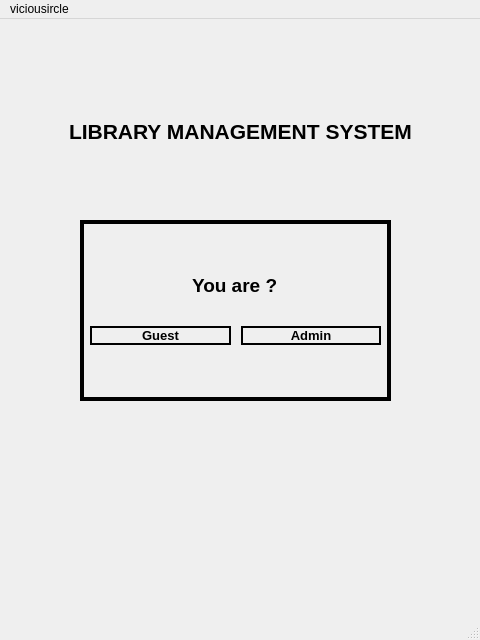
<?xml version="1.0" encoding="UTF-8"?>
<ui version="4.0">
 <class>MainWindow</class>
 <widget class="QMainWindow" name="MainWindow">
  <property name="geometry">
   <rect>
    <x>0</x>
    <y>0</y>
    <width>480</width>
    <height>640</height>
   </rect>
  </property>
  <property name="minimumSize">
   <size>
    <width>480</width>
    <height>640</height>
   </size>
  </property>
  <property name="maximumSize">
   <size>
    <width>480</width>
    <height>640</height>
   </size>
  </property>
  <property name="windowTitle">
   <string>MainWindow</string>
  </property>
  <widget class="QWidget" name="centralwidget">
   <widget class="QWidget" name="verticalLayoutWidget">
    <property name="geometry">
     <rect>
      <x>20</x>
      <y>100</y>
      <width>441</width>
      <height>391</height>
     </rect>
    </property>
    <layout class="QVBoxLayout" name="verticalLayout">
     <item alignment="Qt::AlignHCenter">
      <widget class="QLabel" name="logo">
       <property name="font">
        <font>
         <pointsize>16</pointsize>
         <bold>true</bold>
        </font>
       </property>
       <property name="text">
        <string>LIBRARY MANAGEMENT SYSTEM</string>
       </property>
      </widget>
     </item>
     <item>
      <spacer name="horizontalSpacer">
       <property name="orientation">
        <enum>Qt::Horizontal</enum>
       </property>
       <property name="sizeHint" stdset="0">
        <size>
         <width>40</width>
         <height>20</height>
        </size>
       </property>
      </spacer>
     </item>
     <item>
      <widget class="QStackedWidget" name="login_widget">
       <property name="styleSheet">
        <string notr="true"/>
       </property>
       <property name="currentIndex">
        <number>1</number>
       </property>
       <widget class="QWidget" name="page_admin">
        <widget class="QFrame" name="frame">
         <property name="geometry">
          <rect>
           <x>20</x>
           <y>50</y>
           <width>401</width>
           <height>241</height>
          </rect>
         </property>
         <property name="styleSheet">
          <string notr="true"/>
         </property>
         <property name="frameShape">
          <enum>QFrame::Box</enum>
         </property>
         <property name="frameShadow">
          <enum>QFrame::Plain</enum>
         </property>
         <property name="lineWidth">
          <number>4</number>
         </property>
         <widget class="QWidget" name="verticalLayoutWidget_3">
          <property name="geometry">
           <rect>
            <x>20</x>
            <y>20</y>
            <width>361</width>
            <height>129</height>
           </rect>
          </property>
          <layout class="QVBoxLayout" name="verticalLayout_3">
           <item>
            <widget class="QLabel" name="text_2">
             <property name="font">
              <font>
               <pointsize>12</pointsize>
               <bold>true</bold>
              </font>
             </property>
             <property name="text">
              <string>Admin ID</string>
             </property>
            </widget>
           </item>
           <item>
            <widget class="QLineEdit" name="input_id">
             <property name="styleSheet">
              <string notr="true">border: 2px solid black;
color: rgb(0, 0, 0);
padding: 0 10px 0 10px ;
</string>
             </property>
             <property name="maxLength">
              <number>6</number>
             </property>
             <property name="frame">
              <bool>true</bool>
             </property>
             <property name="placeholderText">
              <string>Enter your ID - 6 numbers</string>
             </property>
            </widget>
           </item>
           <item>
            <widget class="QLabel" name="text_3">
             <property name="font">
              <font>
               <pointsize>12</pointsize>
               <bold>true</bold>
              </font>
             </property>
             <property name="text">
              <string>Password</string>
             </property>
            </widget>
           </item>
           <item>
            <widget class="QLineEdit" name="input_pass">
             <property name="styleSheet">
              <string notr="true">border: 2px solid black;
color: rgb(0, 0, 0);
padding: 0 10px 0 10px ;
</string>
             </property>
             <property name="maxLength">
              <number>20</number>
             </property>
             <property name="echoMode">
              <enum>QLineEdit::Password</enum>
             </property>
             <property name="placeholderText">
              <string>Enter your password</string>
             </property>
            </widget>
           </item>
          </layout>
         </widget>
         <widget class="QWidget" name="horizontalLayoutWidget">
          <property name="geometry">
           <rect>
            <x>20</x>
            <y>160</y>
            <width>351</width>
            <height>41</height>
           </rect>
          </property>
          <layout class="QHBoxLayout" name="horizontalLayout_2">
           <item>
            <spacer name="verticalSpacer_7">
             <property name="orientation">
              <enum>Qt::Vertical</enum>
             </property>
             <property name="sizeHint" stdset="0">
              <size>
               <width>20</width>
               <height>40</height>
              </size>
             </property>
            </spacer>
           </item>
           <item>
            <widget class="QPushButton" name="backBtn_1">
             <property name="font">
              <font>
               <bold>true</bold>
              </font>
             </property>
             <property name="cursor">
              <cursorShape>PointingHandCursor</cursorShape>
             </property>
             <property name="styleSheet">
              <string notr="true">border: 2px solid black;
color: rgb(0, 0, 0);
padding: 0 10px 0 10px ;
</string>
             </property>
             <property name="text">
              <string>Back</string>
             </property>
             <property name="checkable">
              <bool>false</bool>
             </property>
             <property name="autoDefault">
              <bool>false</bool>
             </property>
             <property name="default">
              <bool>false</bool>
             </property>
             <property name="flat">
              <bool>false</bool>
             </property>
            </widget>
           </item>
           <item>
            <spacer name="verticalSpacer_8">
             <property name="orientation">
              <enum>Qt::Vertical</enum>
             </property>
             <property name="sizeHint" stdset="0">
              <size>
               <width>20</width>
               <height>40</height>
              </size>
             </property>
            </spacer>
           </item>
           <item>
            <widget class="QPushButton" name="loginBtn">
             <property name="font">
              <font>
               <bold>true</bold>
              </font>
             </property>
             <property name="cursor">
              <cursorShape>PointingHandCursor</cursorShape>
             </property>
             <property name="styleSheet">
              <string notr="true">border: 2px solid black;
color: rgb(0, 0, 0);
padding: 0 10px 0 10px ;
</string>
             </property>
             <property name="text">
              <string>Log in</string>
             </property>
            </widget>
           </item>
           <item>
            <spacer name="verticalSpacer_9">
             <property name="orientation">
              <enum>Qt::Vertical</enum>
             </property>
             <property name="sizeHint" stdset="0">
              <size>
               <width>20</width>
               <height>40</height>
              </size>
             </property>
            </spacer>
           </item>
          </layout>
         </widget>
        </widget>
       </widget>
       <widget class="QWidget" name="page_welcome">
        <widget class="QWidget" name="verticalLayoutWidget_2">
         <property name="geometry">
          <rect>
           <x>60</x>
           <y>50</y>
           <width>311</width>
           <height>181</height>
          </rect>
         </property>
         <layout class="QVBoxLayout" name="verticalLayout_2" stretch="0,1,1,0">
          <property name="spacing">
           <number>0</number>
          </property>
          <item>
           <spacer name="verticalSpacer_2">
            <property name="orientation">
             <enum>Qt::Vertical</enum>
            </property>
            <property name="sizeHint" stdset="0">
             <size>
              <width>20</width>
              <height>40</height>
             </size>
            </property>
           </spacer>
          </item>
          <item alignment="Qt::AlignHCenter|Qt::AlignVCenter">
           <widget class="QLabel" name="text">
            <property name="font">
             <font>
              <pointsize>14</pointsize>
              <bold>true</bold>
             </font>
            </property>
            <property name="text">
             <string>You are ?</string>
            </property>
            <property name="textFormat">
             <enum>Qt::AutoText</enum>
            </property>
           </widget>
          </item>
          <item>
           <layout class="QHBoxLayout" name="horizontalLayout">
            <property name="leftMargin">
             <number>10</number>
            </property>
            <property name="rightMargin">
             <number>10</number>
            </property>
            <item>
             <widget class="QPushButton" name="guestBtn">
              <property name="font">
               <font>
                <pointsize>10</pointsize>
                <bold>true</bold>
               </font>
              </property>
              <property name="cursor">
               <cursorShape>PointingHandCursor</cursorShape>
              </property>
              <property name="mouseTracking">
               <bool>false</bool>
              </property>
              <property name="styleSheet">
               <string notr="true">border: 2px solid black;
color: rgb(0, 0, 0);
padding: 0 10px 0 10px ;
</string>
              </property>
              <property name="text">
               <string>Guest</string>
              </property>
              <property name="default">
               <bool>false</bool>
              </property>
              <property name="flat">
               <bool>false</bool>
              </property>
              <attribute name="buttonGroup">
               <string notr="true">buttonGroup</string>
              </attribute>
             </widget>
            </item>
            <item>
             <spacer name="verticalSpacer_3">
              <property name="orientation">
               <enum>Qt::Vertical</enum>
              </property>
              <property name="sizeHint" stdset="0">
               <size>
                <width>10</width>
                <height>20</height>
               </size>
              </property>
             </spacer>
            </item>
            <item>
             <widget class="QPushButton" name="adminBtn">
              <property name="font">
               <font>
                <pointsize>10</pointsize>
                <bold>true</bold>
               </font>
              </property>
              <property name="cursor">
               <cursorShape>PointingHandCursor</cursorShape>
              </property>
              <property name="styleSheet">
               <string notr="true">border: 2px solid black;
color: rgb(0, 0, 0);
padding: 0 10px 0 10px ;
</string>
              </property>
              <property name="text">
               <string>Admin</string>
              </property>
              <attribute name="buttonGroup">
               <string notr="true">buttonGroup</string>
              </attribute>
             </widget>
            </item>
           </layout>
          </item>
          <item>
           <spacer name="verticalSpacer">
            <property name="orientation">
             <enum>Qt::Vertical</enum>
            </property>
            <property name="sizeHint" stdset="0">
             <size>
              <width>20</width>
              <height>40</height>
             </size>
            </property>
           </spacer>
          </item>
         </layout>
        </widget>
        <widget class="QFrame" name="frame_3">
         <property name="geometry">
          <rect>
           <x>60</x>
           <y>50</y>
           <width>311</width>
           <height>181</height>
          </rect>
         </property>
         <property name="frameShape">
          <enum>QFrame::Box</enum>
         </property>
         <property name="frameShadow">
          <enum>QFrame::Plain</enum>
         </property>
         <property name="lineWidth">
          <number>4</number>
         </property>
        </widget>
        <zorder>frame_3</zorder>
        <zorder>verticalLayoutWidget_2</zorder>
       </widget>
       <widget class="QWidget" name="page_guest">
        <widget class="QFrame" name="frame_2">
         <property name="geometry">
          <rect>
           <x>20</x>
           <y>50</y>
           <width>401</width>
           <height>241</height>
          </rect>
         </property>
         <property name="styleSheet">
          <string notr="true"/>
         </property>
         <property name="frameShape">
          <enum>QFrame::Box</enum>
         </property>
         <property name="frameShadow">
          <enum>QFrame::Plain</enum>
         </property>
         <property name="lineWidth">
          <number>4</number>
         </property>
         <widget class="QWidget" name="verticalLayoutWidget_6">
          <property name="geometry">
           <rect>
            <x>20</x>
            <y>50</y>
            <width>361</width>
            <height>145</height>
           </rect>
          </property>
          <layout class="QVBoxLayout" name="verticalLayout_6" stretch="0,0,0,0,0,0">
           <property name="spacing">
            <number>0</number>
           </property>
           <item>
            <spacer name="horizontalSpacer_2">
             <property name="orientation">
              <enum>Qt::Horizontal</enum>
             </property>
             <property name="sizeHint" stdset="0">
              <size>
               <width>40</width>
               <height>20</height>
              </size>
             </property>
            </spacer>
           </item>
           <item alignment="Qt::AlignVCenter">
            <widget class="QLabel" name="text_8">
             <property name="font">
              <font>
               <pointsize>12</pointsize>
               <bold>true</bold>
              </font>
             </property>
             <property name="text">
              <string>Full Name</string>
             </property>
            </widget>
           </item>
           <item>
            <spacer name="horizontalSpacer_4">
             <property name="orientation">
              <enum>Qt::Horizontal</enum>
             </property>
             <property name="sizeHint" stdset="0">
              <size>
               <width>40</width>
               <height>20</height>
              </size>
             </property>
            </spacer>
           </item>
           <item>
            <widget class="QLineEdit" name="input_name">
             <property name="styleSheet">
              <string notr="true">border: 2px solid black;
color: rgb(0, 0, 0);
padding: 0 10px 0 10px ;
</string>
             </property>
             <property name="maxLength">
              <number>30</number>
             </property>
             <property name="frame">
              <bool>true</bool>
             </property>
             <property name="placeholderText">
              <string>Enter your name </string>
             </property>
            </widget>
           </item>
           <item>
            <spacer name="horizontalSpacer_3">
             <property name="orientation">
              <enum>Qt::Horizontal</enum>
             </property>
             <property name="sizeHint" stdset="0">
              <size>
               <width>40</width>
               <height>20</height>
              </size>
             </property>
            </spacer>
           </item>
           <item>
            <layout class="QHBoxLayout" name="horizontalLayout_5">
             <item>
              <spacer name="verticalSpacer_5">
               <property name="orientation">
                <enum>Qt::Vertical</enum>
               </property>
               <property name="sizeHint" stdset="0">
                <size>
                 <width>20</width>
                 <height>40</height>
                </size>
               </property>
              </spacer>
             </item>
             <item>
              <widget class="QPushButton" name="backBtn_4">
               <property name="font">
                <font>
                 <bold>true</bold>
                </font>
               </property>
               <property name="cursor">
                <cursorShape>PointingHandCursor</cursorShape>
               </property>
               <property name="styleSheet">
                <string notr="true">border: 2px solid black;
color: rgb(0, 0, 0);
padding: 0 10px 0 10px ;
</string>
               </property>
               <property name="text">
                <string>Back</string>
               </property>
               <property name="checkable">
                <bool>false</bool>
               </property>
               <property name="autoDefault">
                <bool>false</bool>
               </property>
               <property name="default">
                <bool>false</bool>
               </property>
               <property name="flat">
                <bool>false</bool>
               </property>
              </widget>
             </item>
             <item>
              <spacer name="verticalSpacer_4">
               <property name="orientation">
                <enum>Qt::Vertical</enum>
               </property>
               <property name="sizeHint" stdset="0">
                <size>
                 <width>20</width>
                 <height>40</height>
                </size>
               </property>
              </spacer>
             </item>
             <item>
              <widget class="QPushButton" name="enterBtn">
               <property name="font">
                <font>
                 <bold>true</bold>
                </font>
               </property>
               <property name="cursor">
                <cursorShape>PointingHandCursor</cursorShape>
               </property>
               <property name="styleSheet">
                <string notr="true">border: 2px solid black;
color: rgb(0, 0, 0);
padding: 0 10px 0 10px ;
</string>
               </property>
               <property name="text">
                <string>Enter</string>
               </property>
              </widget>
             </item>
             <item>
              <spacer name="verticalSpacer_6">
               <property name="orientation">
                <enum>Qt::Vertical</enum>
               </property>
               <property name="sizeHint" stdset="0">
                <size>
                 <width>20</width>
                 <height>40</height>
                </size>
               </property>
              </spacer>
             </item>
            </layout>
           </item>
          </layout>
         </widget>
        </widget>
       </widget>
      </widget>
     </item>
    </layout>
    <zorder>login_widget</zorder>
    <zorder>logo</zorder>
    <zorder>horizontalSpacer</zorder>
   </widget>
  </widget>
  <widget class="QMenuBar" name="menubar">
   <property name="geometry">
    <rect>
     <x>0</x>
     <y>0</y>
     <width>480</width>
     <height>25</height>
    </rect>
   </property>
   <widget class="QMenu" name="menuVu_Thi_Minh_Quy_20227257">
    <property name="title">
     <string>viciousircle</string>
    </property>
    <addaction name="actionVu_Thi_Minh_Quy"/>
    <addaction name="action20227257"/>
   </widget>
   <addaction name="menuVu_Thi_Minh_Quy_20227257"/>
  </widget>
  <widget class="QStatusBar" name="statusbar"/>
  <action name="action20227257">
   <property name="text">
    <string>20227257</string>
   </property>
  </action>
  <action name="actionVu_Thi_Minh_Quy">
   <property name="text">
    <string>Vu Thi Minh Quy</string>
   </property>
  </action>
 </widget>
 <resources/>
 <connections/>
 <buttongroups>
  <buttongroup name="buttonGroup"/>
 </buttongroups>
</ui>
